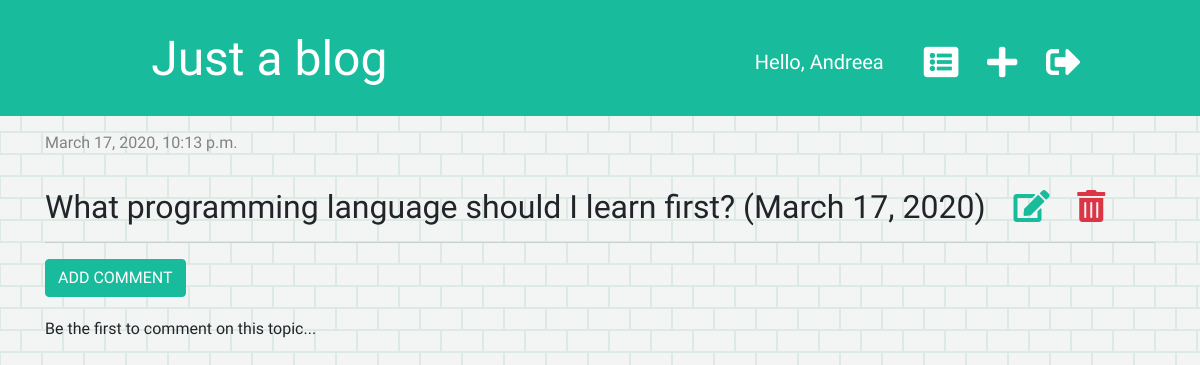
The page /post/1/ (signed in) on the database as committed earlier.
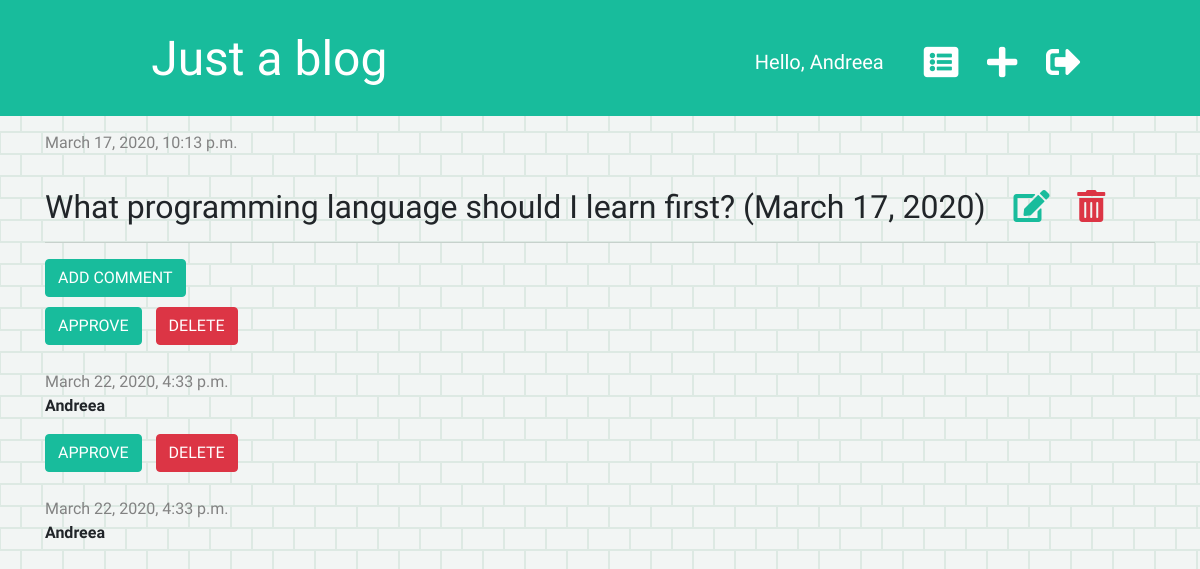
The same page on the database as committed later.
### blog/models.py (models this page shows, shortened)
class Comment(models.Model):
    post = models.ForeignKey('blog.Post', on_delete=models.CASCADE, related_name='comments')
    author = models.CharField(max_length=20)
    text = models.TextField()
    created_date = models.DateTimeField(default=timezone.now())
    approved = models.BooleanField(default=False)

### blog/views.py (the view)
# urls.py: path('post/<int:pk>/', views.post_detail, name='post_detail'),
def post_detail(request, pk):
    post = get_object_or_404(Post, pk=pk)
    stuff_for_frontend = {'post': post}
    return render(request, 'blog/post_detail.html', stuff_for_frontend)

### blog/templatetags/markdownify.py (called while the page is built)
@register.filter
def markdown(value):
    renderer = HighlightRenderer()
    markdown = mistune.Markdown(renderer=renderer)
    return markdown(value)

### blog/templates/blog/post_detail.html (shortened to what this page needs)
{% extends 'blog/base.html' %}
{% load markdownify %}
{% block content %}
    <div class="post">
        <div class="date">
            {{ post.published_date }}
        </div>
        <h2 class="detail">{{ post.title }} {% if user.is_authenticated %}
            <a href="{% url 'post_edit' pk=post.pk %}"><i class="fas fa-edit" style="color: #18BC9C;"></i></a>
            <a href="{% url 'post_delete' pk=post.pk %}"
               onclick="return confirm('Are you sure you want to delete this post?')">
                <i class="fas fa-trash-alt" style="color: #dc3545;"></i></a>
            {% endif %}
        </h2>
    </div>
    <hr>
    <a href="{% url 'add_comment_to_post' pk=post.pk %}" class="btn btn-primary">ADD COMMENT</a>
    {% for comment in post.comments.all %}
        {% if user.is_authenticated or comment.approved %}
            <div class="comment">
                {% if not comment.approved and user.is_superuser %}
                <a href="{% url 'comment_approve' pk=comment.pk %}" class="btn btn-primary">APPROVE</a>
                <a href="{% url 'comment_remove' pk=comment.pk %}" class="btn btn-danger"
                    onclick="return confirm('Are you sure you want to delete this comment?')">DELETE</a>
                {% endif%}
                <div class="date">
                    {{ comment.created_date }}
                </div>
                <p><strong>{{ comment.author }}</strong></p>
            </div>
        {% endif %}
    {% empty %}
        <p class="no-comment">Be the first to comment on this topic...</p>
    {% endfor %}
{% endblock %}

Rows that differ between the two databases and show on the page:
added Comment: approved "APPROVE", created_date "March 22, 2020, 4:33 p.m.", author "Andreea"
added Comment: approved "APPROVE", created_date "March 22, 2020, 4:33 p.m.", author "Andreea"
Other text that changed with them:
text no longer shown: "Be the first to comment on this topic..."
